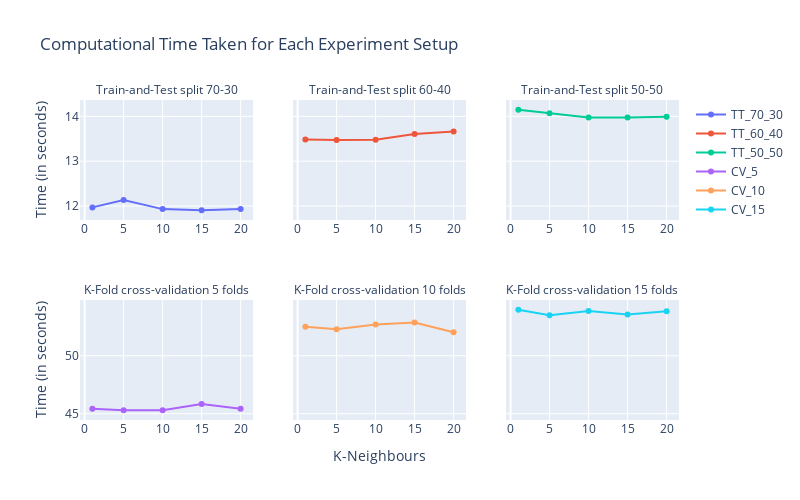

Here is the notebook cell this chart was saved with:
### Markdown cell above
Based on the plots below, we observe the following: 
1. Comparing the computation time required for train-and-test split, we noted that the time required for training and predicting the train and test data increases according to the following ratio 70:30, 60:40, 50:50. It may imply that more time is taken to calculate the euclidean distances for the test set in 50:50 split as such more time is required. 
2. With reference to the computation time of k-fold cross validations, we observed that the higher number of folds requires more computational time. This is due to the increase in the number of iterations required to train and test each fold as k increases.
3.  The computational time for k-fold cross validation is significantly higher than train-and-test split. Thus, we can conclude that k-fold cross validation typically requires more computational resources due to the additional iterations required to train and test for the different folds as compared to train-and-test split.

### Code cell
from plotly.subplots import make_subplots
import plotly.graph_objects as go

K = [1, 5, 10, 15, 20]

y1 = time_TT70
y2 = time_TT60
y3 = time_TT50
y4 = time_CV5
y5 = time_CV10
y6 = time_CV15


fig = make_subplots(rows=2, cols = 3, shared_yaxes = True, subplot_titles=(
                    'Train-and-Test split 70-30', 'Train-and-Test split 60-40', 'Train-and-Test split 50-50',
                    'K-Fold cross-validation 5 folds', 'K-Fold cross-validation 10 folds', 
                    'K-Fold cross-validation 15 folds'))

fig.add_trace(
    go.Scatter(x=K, y=y1, name="TT_70_30"), row=1, col=1)
fig.add_trace(
    go.Scatter(x=K, y=y2, name="TT_60_40"), row=1, col=2)
fig.add_trace(
    go.Scatter(x=K, y=y3, name="TT_50_50"), row=1, col=3)
fig.add_trace(
    go.Scatter(x=K, y=y4, name="CV_5"), row=2, col=1)
fig.add_trace(
    go.Scatter(x=K, y=y5, name="CV_10"), row=2, col=2)
fig.add_trace(
    go.Scatter(x=K, y=y6, name="CV_15"), row=2, col=3)

fig.update_yaxes(title_text="Time (in seconds)", row=1, col=1)
fig.update_yaxes(title_text="Time (in seconds)", row=2, col=1)
fig.update_xaxes(title_text="K-Neighbours", row=2, col=2)

fig.update_annotations(font_size=12)
fig.update_layout(height = 500, width = 800, title_text="Computational Time Taken for Each Experiment Setup")
fig.show()

### Figure 1 — Plotly figure (JSON) as saved in the notebook; plotly's stock layout.template omitted (floating-point values rounded to 4 significant figures)
{"data": [{"name": "TT_70_30", "type": "scatter", "x": [1, 5, 10, 15, 20], "xaxis": "x", "y": [11.97, 12.14, 11.93, 11.91, 11.94], "yaxis": "y"}, {"name": "TT_60_40", "type": "scatter", "x": [1, 5, 10, 15, 20], "xaxis": "x2", "y": [13.48, 13.47, 13.48, 13.6, 13.66], "yaxis": "y2"}, {"name": "TT_50_50", "type": "scatter", "x": [1, 5, 10, 15, 20], "xaxis": "x3", "y": [14.15, 14.07, 13.97, 13.98, 13.99], "yaxis": "y3"}, {"name": "CV_5", "type": "scatter", "x": [1, 5, 10, 15, 20], "xaxis": "x4", "y": [45.43, 45.3, 45.31, 45.84, 45.42], "yaxis": "y4"}, {"name": "CV_10", "type": "scatter", "x": [1, 5, 10, 15, 20], "xaxis": "x5", "y": [52.49, 52.28, 52.69, 52.86, 52.02], "yaxis": "y5"}, {"name": "CV_15", "type": "scatter", "x": [1, 5, 10, 15, 20], "xaxis": "x6", "y": [53.96, 53.48, 53.85, 53.55, 53.83], "yaxis": "y6"}], "layout": {"annotations": [{"font": {"size": 12}, "showarrow": false, "text": "Train-and-Test split 70-30", "x": 0.1444, "xanchor": "center", "xref": "paper", "y": 1, "yanchor": "bottom", "yref": "paper"}, {"font": {"size": 12}, "showarrow": false, "text": "Train-and-Test split 60-40", "x": 0.5, "xanchor": "center", "xref": "paper", "y": 1, "yanchor": "bottom", "yref": "paper"}, {"font": {"size": 12}, "showarrow": false, "text": "Train-and-Test split 50-50", "x": 0.8556, "xanchor": "center", "xref": "paper", "y": 1, "yanchor": "bottom", "yref": "paper"}, {"font": {"size": 12}, "showarrow": false, "text": "K-Fold cross-validation 5 folds", "x": 0.1444, "xanchor": "center", "xref": "paper", "y": 0.375, "yanchor": "bottom", "yref": "paper"}, {"font": {"size": 12}, "showarrow": false, "text": "K-Fold cross-validation 10 folds", "x": 0.5, "xanchor": "center", "xref": "paper", "y": 0.375, "yanchor": "bottom", "yref": "paper"}, {"font": {"size": 12}, "showarrow": false, "text": "K-Fold cross-validation 15 folds", "x": 0.8556, "xanchor": "center", "xref": "paper", "y": 0.375, "yanchor": "bottom", "yref": "paper"}], "height": 500, "title": {"text": "Computational Time Taken for Each Experiment Setup"}, "width": 800, "xaxis": {"anchor": "y", "domain": [0, 0.2889]}, "xaxis2": {"anchor": "y2", "domain": [0.3556, 0.6444]}, "xaxis3": {"anchor": "y3", "domain": [0.7111, 1]}, "xaxis4": {"anchor": "y4", "domain": [0, 0.2889]}, "xaxis5": {"anchor": "y5", "domain": [0.3556, 0.6444], "title": {"text": "K-Neighbours"}}, "xaxis6": {"anchor": "y6", "domain": [0.7111, 1]}, "yaxis": {"anchor": "x", "domain": [0.625, 1], "title": {"text": "Time (in seconds)"}}, "yaxis2": {"anchor": "x2", "domain": [0.625, 1], "matches": "y", "showticklabels": false}, "yaxis3": {"anchor": "x3", "domain": [0.625, 1], "matches": "y", "showticklabels": false}, "yaxis4": {"anchor": "x4", "domain": [0, 0.375], "title": {"text": "Time (in seconds)"}}, "yaxis5": {"anchor": "x5", "domain": [0, 0.375], "matches": "y4", "showticklabels": false}, "yaxis6": {"anchor": "x6", "domain": [0, 0.375], "matches": "y4", "showticklabels": false}}}
